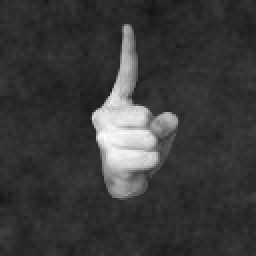
#> input picture dataset/hand/1.png, 128 x 128 px (shown 2 times larger)
$ python very-simple-morphological.py
#> lines starting #> are read from the running program, lines starting #| are printed output that depends on the picture
import numpy as np
import cv2
import matplotlib.pyplot as plt

n = 3
strel = np.ones((n, n))
# structuring element, can change to different shapes like cross or something
# does not have to be square

baw_img = cv2.imread(r'dataset/hand/1.png', cv2.IMREAD_GRAYSCALE)
#> baw_img is the input picture: shape (128, 128); min 19, max 252, mean 58.5
# any image

def morph (baw_image, strel, type = None):

#> called with strel = array of shape (3, 3), type = 'dil'
    baw_image = baw_image.astype(float)

    col, row = baw_image.shape
#> col = 128; row = 128
    new_image = np.zeros((col, row))

    nbh_row_full, nbh_col_full = strel.shape
    nbh_row = nbh_row_full // 2
    nbh_col = nbh_col_full // 2

    if nbh_row == 1:
    	baw_image = np.insert(baw_image, 0, np.nan, axis = 0)
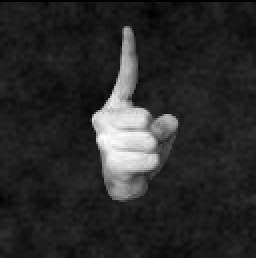
#> baw_image: shape (129, 128) float64 (shown 2 times larger); 0.78% of the values are NaN or infinite; the others: min 19, max 252, mean 58.49; drawn with min black, max white, NaN and infinite black
    else: baw_image = np.insert(baw_image, np.zeros(nbh_row), np.nan, axis = 0)
    if nbh_col == 1: baw_image = np.insert(baw_image, 0, np.nan, axis = 1)
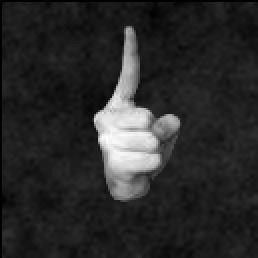
#> baw_image: shape (129, 129) float64 (shown 2 times larger); 1.54% of the values are NaN or infinite; the others: min 19, max 252, mean 58.49; drawn with min black, max white, NaN and infinite black
    else: baw_image = np.insert(baw_image, np.zeros(nbh_col), np.nan, axis = 1)
    baw_image = np.insert(baw_image, np.full(nbh_row, len(baw_image)), np.nan, axis = 0)
    baw_image = np.insert(baw_image, np.full(nbh_col, len(baw_image[1])), np.nan, axis = 1)
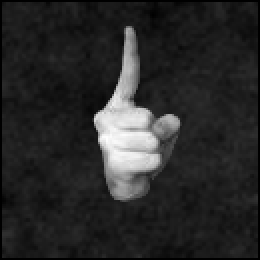
#> baw_image: shape (130, 130) float64 (shown 2 times larger); 3.05% of the values are NaN or infinite; the others: min 19, max 252, mean 58.49; drawn with min black, max white, NaN and infinite black

    for i in range(col):
        for j in range(row):
            sample = baw_image[i:i+nbh_col_full, j:j+nbh_row_full]
            if type == "ero": new_image[i, j] = np.nanmin(sample)
            if type == "dil": new_image[i, j] = np.nanmax(sample)
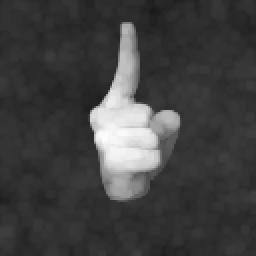
#> new_image: shape (128, 128) float64 (shown 2 times larger); min 25, max 252, mean 64.7
    return new_image.astype(int)

new_img = morph(baw_img, strel, type="dil")
plt.imshow(new_img, cmap='gray')
plt.xticks([]), plt.yticks([])
plt.show()

$ run again, with dataset/hand/0.png copied over dataset/hand/1.png
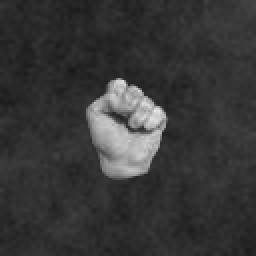
#> input picture dataset/hand/0.png, 128 x 128 px (shown 2 times larger)
#> baw_img is the input picture: shape (128, 128); min 23, max 233, mean 55.5
#> in morph, `baw_image = np.insert(baw_image, np.full(nbh_row, len(baw_image)), np...`:
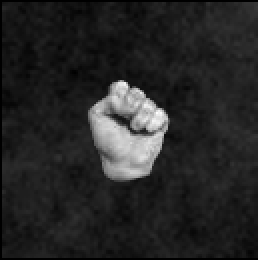
#> baw_image: shape (130, 129) float64 (shown 2 times larger); 2.3% of the values are NaN or infinite; the others: min 23, max 233, mean 55.46; drawn with min black, max white, NaN and infinite black
#> after the loop in morph, `for i in range(col):`:
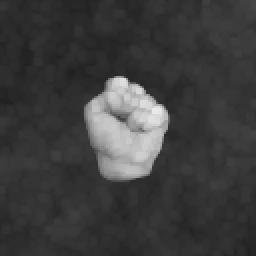
#> new_image: shape (128, 128) float64 (shown 2 times larger); min 30, max 233, mean 61.3

$ run again, with dataset/hand/2.png copied over dataset/hand/1.png
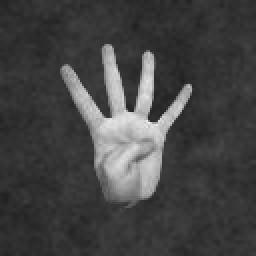
#> input picture dataset/hand/2.png, 128 x 128 px (shown 2 times larger)
#> baw_img is the input picture: shape (128, 128); min 32, max 240, mean 67.9
#> in morph, `baw_image = np.insert(baw_image, np.full(nbh_col, len(baw_image[1])), ..`:
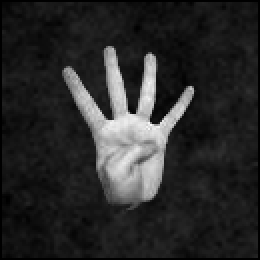
#> baw_image: shape (130, 130) float64 (shown 2 times larger); 3.05% of the values are NaN or infinite; the others: min 32, max 240, mean 67.91; drawn with min black, max white, NaN and infinite black
#> after the loop in morph, `for i in range(col):`:
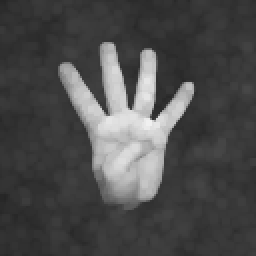
#> new_image: shape (128, 128) float64 (shown 2 times larger); min 37, max 240, mean 75.7
